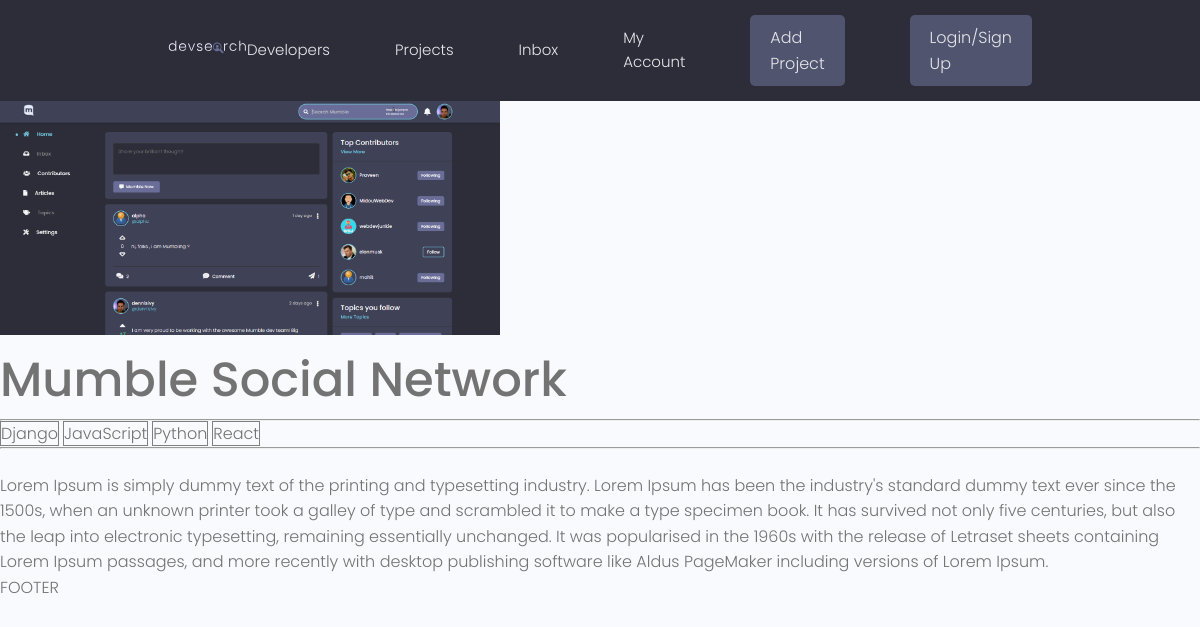
Page /project/dca4ff0d-0af7-4b7c-8cac-ee3002d57c88/ on the committed database.
### projects/models.py (models this page shows, shortened)
class Project(models.Model):
    title = models.CharField(max_length=200)
    description = models.TextField(null=True, blank=True)
    featured_image = models.ImageField(null=True, blank=True, default="default.jpg")
    demo_link = models.CharField(max_length=2000, null=True, blank=True)
    source_link = models.CharField(max_length=2000, null=True, blank=True)
    tags = models.ManyToManyField('Tag', blank=True)
    vote_total = models.IntegerField(default=0, null=True, blank=True)
    vote_ratio = models.IntegerField(default=0, null=True, blank=True)
    created = models.DateTimeField(auto_now_add=True)
    id = models.UUIDField(default=uuid.uuid4, unique=True, primary_key=True, editable=False)

class Tag(models.Model):
    name = models.CharField(max_length=200)
    created = models.DateTimeField(auto_now_add=True)
    id = models.UUIDField(default=uuid.uuid4, unique=True, primary_key=True, editable=False)
    def __str__(self):
        return self.name

### projects/views.py (the view)
# urls.py: path('project/<str:pk>/', views.project, name="project"),
def project(request, pk):
    projectObj = Project.objects.get(id=pk)
    return render(request, 'projects/single-project.html', {'project' : projectObj})

### projects/templates/projects/single-project.html
{% extends 'main.html' %}
{% block content %}
<img style="max-width: 500px;" src="{{ project.featured_image.url }}">
<h1>{{project.title}}</h1>
<hr>
{% for tag in project.tags.all %}
    <span style="border: 1px solid
    gray;">{{tag}}</span>
{% endfor %}
<hr>
<br>
<p>{{project.description}}</p>
{% endblock content %}

### static/styles/app.css (style rules this page uses)
:root { --color-sub: #2d2d39; }
img { width: 100%; }

### static/uikit/styles/modules/_variables.css (style rules this page uses)
:root { --color-main: #5aa5b9; --color-main-light: #e6faff; --color-sub: #3f4156; --color-sub-light: #51546e; --color-sub-lighter: #ededfd; --color-text: #737373; --color-gray: #8b8b8b; --color-light: #e5e7eb; --color-light-gray: #767676; --color-bg: #f8fafd; --color-white: #fffefd; --color-white-light: #f3f3f3; --color-success: #359e64; --color-success-bg: #def8e8; --color-error: #fc4b0b; --color-error-bg: #fff2ee; --font-base: 'Poppins', arial, helvetica, 'Segoe UI', roboto, ubuntu, sans-serif; --font-monospace: 'Fira Code', 'Courier New', courier, monospace; --font-regular: 300; --font-medium: 500; --font-bold: 700; --generic-shadow: 1px 1px 5px #00000010; --generic-transition: all 0.3s ease-in-out; }

### static/uikit/styles/modules/_base.css (style rules this page uses)
* { margin: 0; padding: 0; box-sizing: border-box; text-rendering: optimizeLegibility; color: inherit; font-size: inherit; }
html { font-size: 50%; }
@media only screen and (min-width: 480px) { html { font-size: 56.25%; } }
@media only screen and (min-width: 1200px) { html { font-size: 62.5%; } }
body { line-height: 1.6; font-weight: 400; font-size: 1.5rem; color: var(--color-text); background-color: var(--color-bg); min-height: 100vh; }

### static/uikit/styles/modules/_typography.css (style rules this page uses)
* { font-family: var(--font-base); }
h1 { font-size: 4.8rem; font-weight: var(--font-medium); }
p, span, strong { font-size: 1.6rem; color: var(--color-text); font-weight: var(--font-regular); }

### rows in the picture
Project: featured_image (picture), title "Mumble Social Network", description "Lorem Ipsum is simply dummy text of the printing and typesetting industry. Lorem Ipsum has been the industry's standard dummy text ever since the 1500s, when an unknown printer took a galley of type and scrambled it to make a type specimen book. It has survived not only five centuries, but also the leap into electronic typesetting, remaining essentially unchanged. It was popularised in the 1960s with the release of Letraset sheets containing Lorem Ipsum passages, and more recently with desktop publishing software like Aldus PageMaker including versions of Lorem Ipsum."
Tag: name "Django"
Tag: name "JavaScript"
Tag: name "Python"
Tag: name "React"
